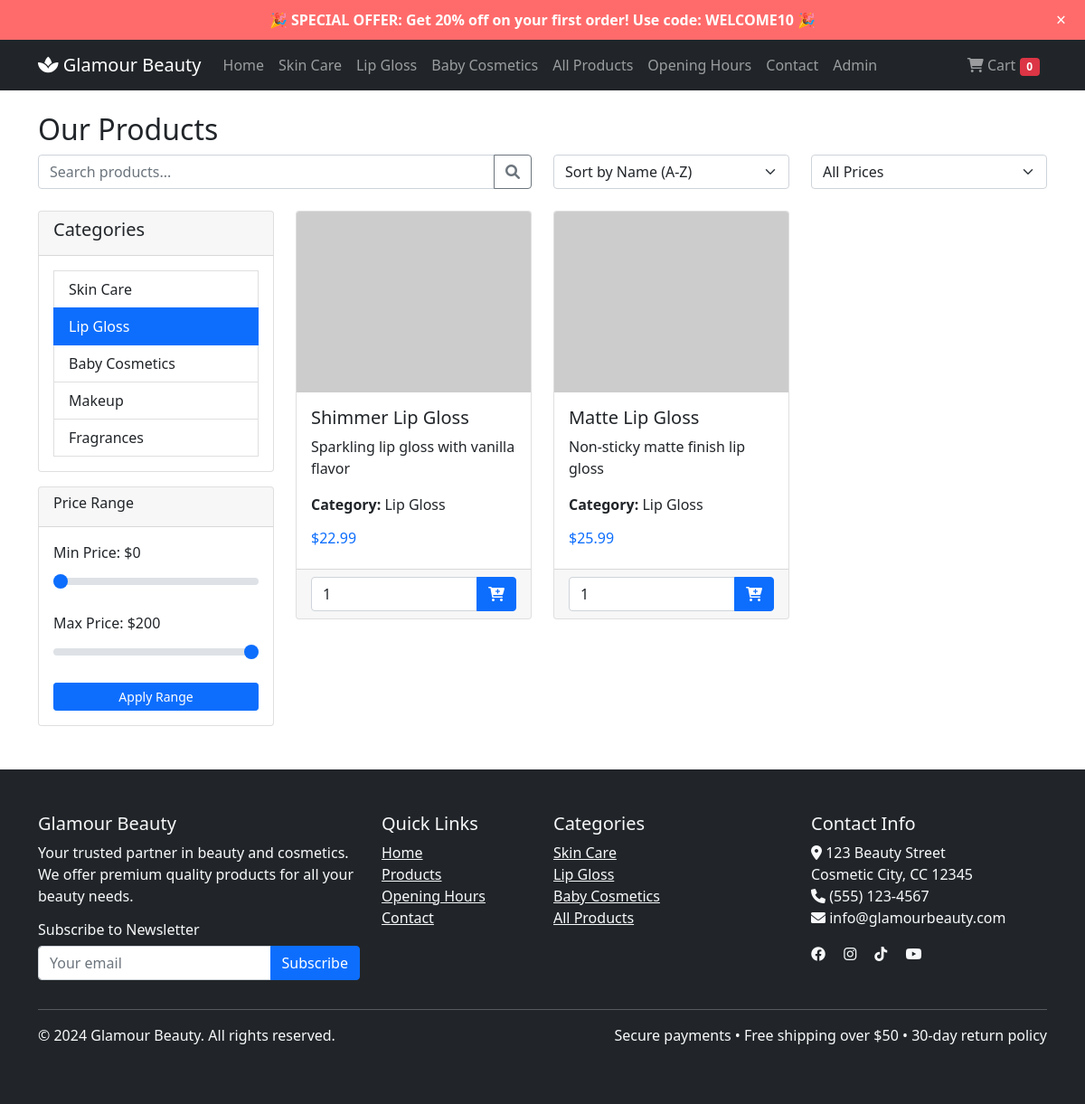
The app's page /products.php?category=2 with its own data.
### tables this page shows
CREATE TABLE categories (
    id INT PRIMARY KEY AUTO_INCREMENT,
    name VARCHAR(100) NOT NULL,
    description TEXT
);

CREATE TABLE products (
    id INT PRIMARY KEY AUTO_INCREMENT,
    name VARCHAR(255) NOT NULL,
    description TEXT,
    price DECIMAL(10,2) NOT NULL,
    category_id INT,
    image_url VARCHAR(500),
    stock_quantity INT DEFAULT 0,
    created_at TIMESTAMP DEFAULT CURRENT_TIMESTAMP,
    FOREIGN KEY (category_id) REFERENCES categories(id)
);

### products.php (the view, shortened to what this page needs)
<?php include 'header.php'; ?>
<div class="container mt-4">
    <h2>Our Products</h2>
    <div class="row mb-4">
        <div class="col-md-6">
            <div class="input-group">
                <input type="text" class="form-control" placeholder="Search products..." id="searchInput">
                <button class="btn btn-outline-secondary" type="button" onclick="searchProducts()">
                    <i class="fas fa-search"></i>
                </button>
            </div>
        </div>
        <div class="col-md-3">
            <select class="form-select" id="sortSelect" onchange="sortProducts()">
                <option value="name_asc">Sort by Name (A-Z)</option>
            </select>
        </div>
        <div class="col-md-3">
            <select class="form-select" id="priceFilter" onchange="filterByPrice()">
                <option value="all">All Prices</option>
            </select>
        </div>
    </div>
    <div class="row">
        <div class="col-md-3">
            <div class="card">
                <div class="card-header">
                    <h5>Categories</h5>
                </div>
                <div class="card-body">
                    <?php
                    $database = new Database();
                    $db = $database->getConnection();
                    $query = "SELECT * FROM categories";
                    $stmt = $db->prepare($query);
                    $stmt->execute();
                    while ($category = $stmt->fetch(PDO::FETCH_ASSOC)) {
                        $active = (isset($_GET['category']) && $_GET['category'] == $category['id']) ? 'active' : '';
                        echo '<a href="products.php?category=' . $category['id'] . '" class="list-group-item ' . $active . '">' . $category['name'] . '</a>';
                    }
                    ?>
                </div>
            </div>
            <div class="card mt-3">
                <div class="card-header">
                    <h6>Price Range</h6>
                </div>
                <div class="card-body">
                    <div class="mb-3">
                        <label class="form-label">Min Price: $<span id="minPriceValue">0</span></label>
                        <input type="range" class="form-range" min="0" max="200" value="0" id="minPrice">
                    </div>
                    <div class="mb-3">
                        <label class="form-label">Max Price: $<span id="maxPriceValue">200</span></label>
                        <input type="range" class="form-range" min="0" max="200" value="200" id="maxPrice">
                    </div>
                    <button class="btn btn-sm btn-primary w-100" onclick="applyPriceRange()">Apply Range</button>
                </div>
            </div>
        </div>
        <div class="col-md-9">
            <div class="row" id="productsGrid">
                <?php
                $whereClause = "";
                $params = [];
                if (isset($_GET['category']) && !empty($_GET['category'])) {
                    $whereClause = "WHERE p.category_id = ?";
                    $params[] = $_GET['category'];
                }
                $query = "SELECT p.*, c.name as category_name
                         FROM products p
                         LEFT JOIN categories c ON p.category_id = c.id
                         $whereClause
                         ORDER BY p.created_at DESC";
                $stmt = $db->prepare($query);
                $stmt->execute($params);
                if ($stmt->rowCount() > 0) {
                    while ($product = $stmt->fetch(PDO::FETCH_ASSOC)) {
                        echo '
                        <div class="col-lg-4 col-md-6 mb-4 product-card position-relative" data-price="' . $product['price'] . '" data-name="' . strtolower($product['name']) . '">
                            <div class="card h-100">
                                ' . (intval($product['stock_quantity']) <= 0 ? '<span class="stock-badge">Out of stock</span>' : '') . '
                                <img src="https://via.placeholder.com/300x200?text=' . urlencode($product['name']) . '"
                                     class="card-img-top product-image" alt="' . $product['name'] . '">
                                <div class="card-body">
                                    <h5 class="card-title">' . $product['name'] . '</h5>
                                    <p class="card-text">' . $product['description'] . '</p>
                                    <p class="card-text"><strong>Category:</strong> ' . $product['category_name'] . '</p>
                                    <h6 class="text-primary">$' . $product['price'] . '</h6>
                                </div>
                                <div class="card-footer">
                                    <form method="post" action="cart.php" class="add-to-cart-form">
                                        <input type="hidden" name="product_id" value="' . $product['id'] . '">
                                        <div class="input-group">
                                            ' . (
                                                intval($product['stock_quantity']) > 0
                                                ? '<input type="number" name="quantity" value="1" min="1" max="' . $product['stock_quantity'] . '" class="form-control">'
                                                : '<input type="number" name="quantity" value="0" min="0" class="form-control" disabled>'
                                            ) . '
                                            ' . (
                                                intval($product['stock_quantity']) > 0
                                                ? '<button type="submit" class="btn btn-primary add-to-cart-btn"><i class="fas fa-cart-plus"></i></button>'
                                                : '<button type="button" class="btn btn-secondary" disabled>Out of stock</button>'
                                            ) . '
                                        </div>
                                    </form>
                                </div>
                            </div>
                        </div>';
                    }
                } else {
                    echo '<div class="col-12"><p>No products found.</p></div>';
                }
                ?>
            </div>
        </div>
    </div>
</div>
<?php include 'footer.php'; ?>

### header.php (style rules this page uses)
.product-image { height: 200px; object-fit: cover; transition: transform 0.3s; }

### records on screen
categories: name "Skin Care"
categories: name "Lip Gloss"
categories: name "Baby Cosmetics"
categories: name "Makeup"
categories: name "Fragrances"
products: name "Shimmer Lip Gloss", description "Sparkling lip gloss with vanilla flavor", category.name "Lip Gloss", price "22.99"
products: name "Matte Lip Gloss", description "Non-sticky matte finish lip gloss", category.name "Lip Gloss", price "25.99"

### other values on screen
array_sum($_SESSION['cart']) "0"
